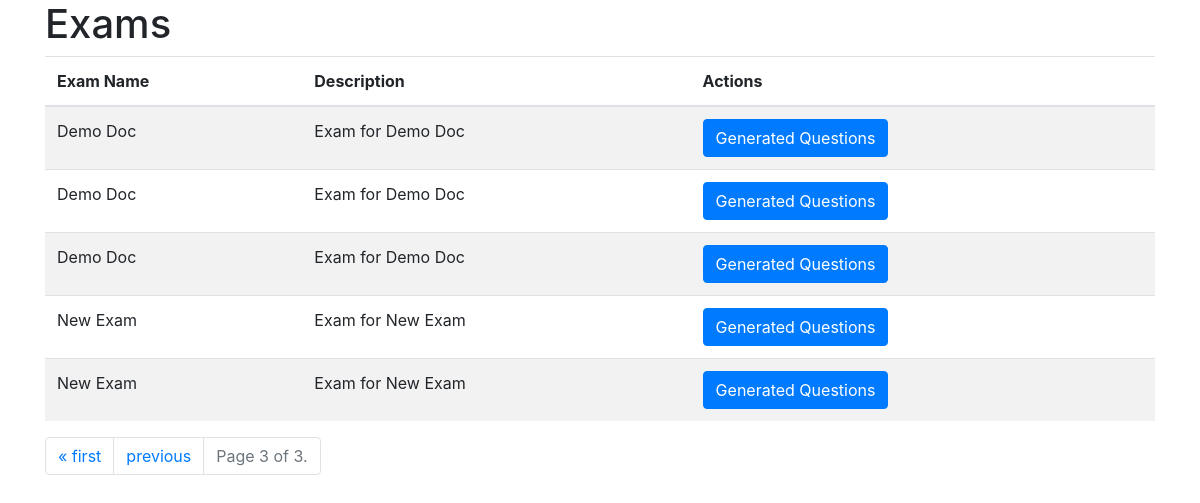
Page /exams/?page=3 on the earlier database version.
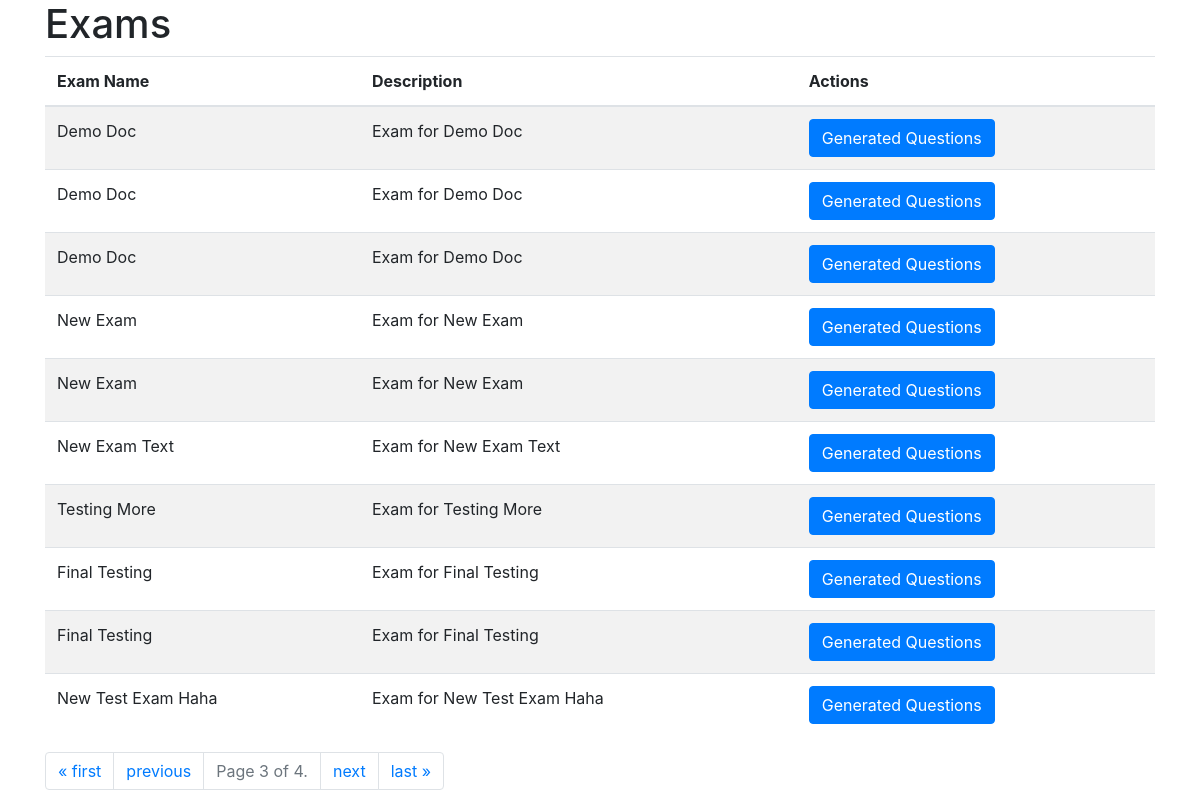
Same page on the later database version.
### core/models/exam.py (models this page shows, shortened)
class Exam(Timestamp):
    exam_name = models.CharField(max_length=255, blank=False, null=False)
    description = models.TextField(blank=False, null=False)

### core/views/exam.py (the view)
# urls.py: path('exams/', ExamListView.as_view(), name='exam'),
class ExamListView(ListView):
    model = Exam
    template_name = 'exam.html'
    context_object_name = 'exams'
    paginate_by = 10
    def get_queryset(self):
        queryset = super().get_queryset()
        return queryset.order_by('id')  # Modify the ordering as per your requirement
    def get_context_data(self, **kwargs):
        context = super().get_context_data(**kwargs)
        queryset = self.get_queryset()  # Get the complete queryset
        paginator = Paginator(queryset, self.paginate_by)
        page_number = self.request.GET.get('page')
        exams = paginator.get_page(page_number)
        context[self.context_object_name] = exams
        return context

### templates/exam.html (shortened to what this page needs)
<!DOCTYPE html>
<html>
<head>
    <link rel="stylesheet" href="https://maxcdn.bootstrapcdn.com/bootstrap/4.3.1/css/bootstrap.min.css">
</head>
<body>
    <div class="container">
        <h1>Exams</h1>
        <table class="table table-striped">
            <thead>
                <tr>
                    <th>Exam Name</th>
                    <th>Description</th>
                    <th>Actions</th>
                </tr>
            </thead>
            <tbody>
                {% for exam in exams %}
                <tr>
                    <td>{{ exam.exam_name }}</td>
                    <td>{{ exam.description }}</td>
                    <td>
                        <a href="{% url 'question_bank' %}?exam_id={{ exam.id }}" class="btn btn-primary">Generated Questions</a>
                    </td>
                </tr>
                {% endfor %}
            </tbody>
        </table>
        <div class="pagination">
            <ul class="pagination justify-content-center">
                {% if exams.has_previous %}
                    <li class="page-item">
                        <a class="page-link" href="?page=1">&laquo; first</a>
                    </li>
                    <li class="page-item">
                        <a class="page-link" href="?page={{ exams.previous_page_number }}">previous</a>
                    </li>
                {% endif %}
                <li class="page-item disabled">
                    <span class="page-link">
                        Page {{ exams.number }} of {{ exams.paginator.num_pages }}.
                    </span>
                </li>
                {% if exams.has_next %}
                    <li class="page-item">
                        <a class="page-link" href="?page={{ exams.next_page_number }}">next</a>
                    </li>
                    <li class="page-item">
                        <a class="page-link" href="?page={{ exams.paginator.num_pages }}">last &raquo;</a>
                    </li>
                {% endif %}
            </ul>
        </div>
    </div>
</body>
</html>

Differences in the rows shown:
added Exam: exam_name "New Exam Text", description "Exam for New Exam Text"
added Exam: exam_name "Testing More", description "Exam for Testing More"
added Exam: exam_name "Final Testing", description "Exam for Final Testing"
added Exam: exam_name "Final Testing", description "Exam for Final Testing"
added Exam: exam_name "New Test Exam Haha", description "Exam for New Test Exam Haha"
Other differences:
{{ exams.paginator.num_pages }}: "3" → "4"
text now shown: "next last »"
